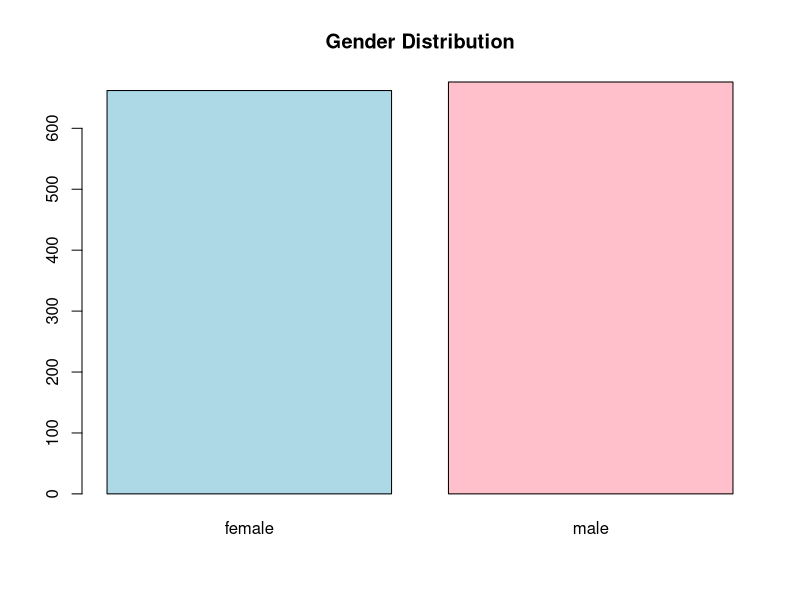
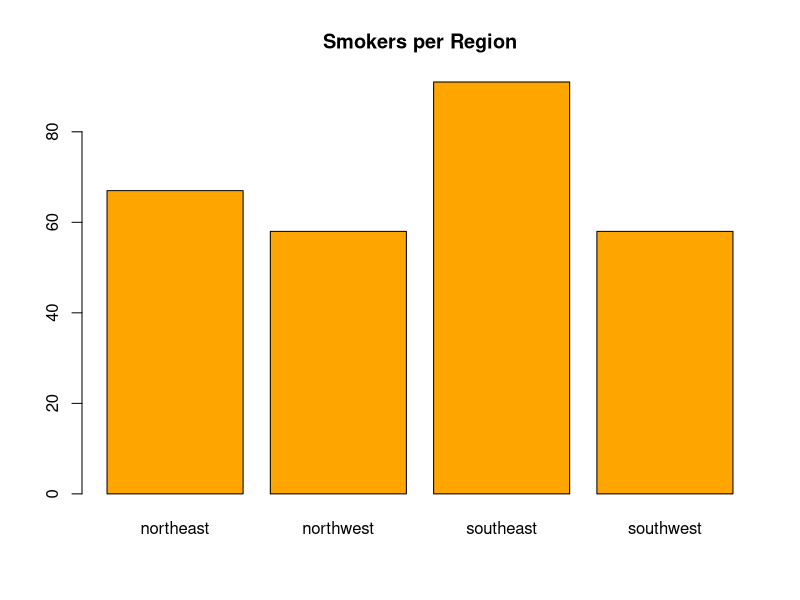
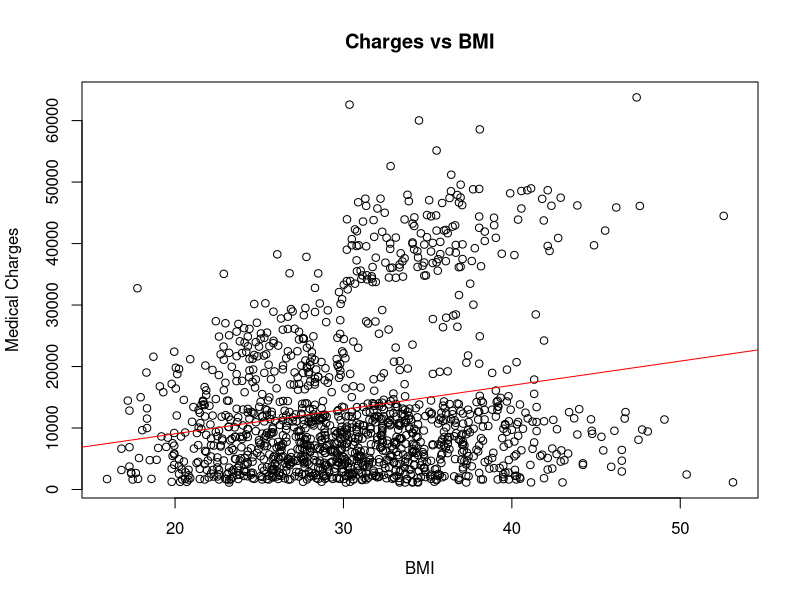
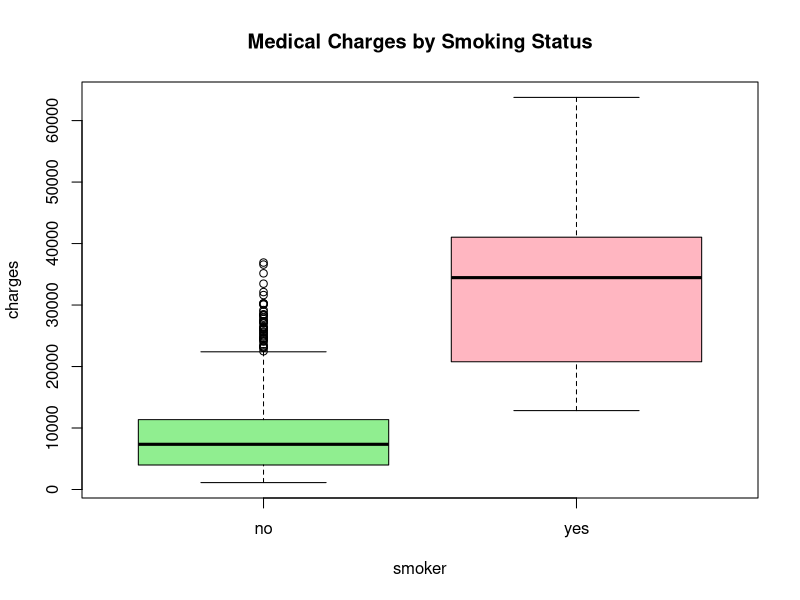

Source code (R) for these figures, in order:
# Load the dataset
medical_data <- read.csv("medical.csv")

# Question 1: Check for duplicates
cat("Question 1: Number of duplicate rows:\n")
num_duplicates <- sum(duplicated(medical_data))
cat(num_duplicates, "\n\n")

# Question 2: Count males and females
cat("Question 2: Gender count:\n")
gender_counts <- table(medical_data$sex)
print(gender_counts)
cat("\n")

# Question 3: Count smokers and non-smokers
cat("Question 3: Smokers vs Non-smokers:\n")
smoker_counts <- table(medical_data$smoker)
print(smoker_counts)
cat("\n")

# Question 4: Average charges for smokers vs non-smokers
cat("Question 4: Average charges for smokers vs non-smokers:\n")
avg_smokers <- mean(medical_data$charges[medical_data$smoker == "yes"])
avg_nonsmokers <- mean(medical_data$charges[medical_data$smoker == "no"])
cat("Smokers:", avg_smokers, "\nNon-smokers:", avg_nonsmokers, "\n\n")

# Question 5: Person who paid the most and the least
cat("Question 5: Person who paid the most and the least:\n")
max_charge_index <- which.max(medical_data$charges)
min_charge_index <- which.min(medical_data$charges)
cat("Max charges:\n")
print(medical_data[max_charge_index, ])
cat("Min charges:\n")
print(medical_data[min_charge_index, ])
cat("\n")

# Question 6: Number of adults (age ≥18) and children
cat("Question 6: Number of adults and children:\n")
adults <- sum(medical_data$age >= 18)
children <- sum(medical_data$age < 18)
cat("Adults:", adults, "\nChildren:", children, "\n\n")

# Question 7: Average BMI by region
cat("Question 7: Average BMI by region:\n")
regions <- unique(medical_data$region)
for (r in regions) {
  avg_bmi <- mean(medical_data$bmi[medical_data$region == r])
  cat(r, ":", avg_bmi, "\n")
}
cat("\n")

# Question 8: Bar plot of male vs female
cat("Question 8: Gender distribution bar plot:\n")
barplot(gender_counts, main = "Gender Distribution", col = c("lightblue", "pink"))
cat("\n")

# Question 9: Bar plot of smokers by region
cat("Question 9: Smokers per region bar plot:\n")
smokers_by_region <- table(medical_data$region[medical_data$smoker == "yes"])
barplot(smokers_by_region, main = "Smokers per Region", col = "orange")
cat("\n")

# Question 10: Average charges for male smokers vs female smokers
cat("Question 10: Avg charges for male vs female smokers:\n")
male_smokers <- medical_data$charges[medical_data$sex == "male" & medical_data$smoker == "yes"]
female_smokers <- medical_data$charges[medical_data$sex == "female" & medical_data$smoker == "yes"]
cat("Male smokers:", mean(male_smokers), "\nFemale smokers:", mean(female_smokers), "\n\n")

# Question 11: Number of obese individuals (BMI ≥ 30)
cat("Question 11: Number of obese individuals (BMI ≥ 30):\n")
obese_count <- sum(medical_data$bmi >= 30)
cat("Obese people:", obese_count, "\n\n")

# Question 12: Recommend region with lowest average charges
cat("Question 12: Best region to move to for lower medical charges:\n")
avg_charges_by_region <- tapply(medical_data$charges, medical_data$region, mean)
best_region <- names(which.min(avg_charges_by_region))
cat("Recommended region:", best_region, "with average charges of", avg_charges_by_region[best_region], "\n\n")

# Question 13: Average charges for people with children vs without children
cat("Question 13: Average charges for people with children vs without:\n")
with_children <- mean(medical_data$charges[medical_data$children > 0])
without_children <- mean(medical_data$charges[medical_data$children == 0])
cat("With children:", with_children, "\nWithout children:", without_children, "\n\n")

# Question 14: Correlation between age, bmi, children, and charges
cat("Question 14: Correlation matrix:\n")
cor_matrix <- cor(medical_data[, c("age", "bmi", "children", "charges")])
print(round(cor_matrix, 3))

# Question 15: T-test for charges between smokers and non-smokers
cat("Question 15: T-test for charges smoker vs non-smoker:\n")
t_test_result <- t.test(charges ~ smoker, data = medical_data)
print(t_test_result)


# Question 16: Simple linear regression predicting charges
cat("Question 16: Linear regression summary (charges ~ bmi + age + smoker):\n")
medical_data$smoker_flag <- ifelse(medical_data$smoker == "yes", 1, 0)  # numeric smoker variable
lm_model <- lm(charges ~ bmi + age + smoker_flag, data = medical_data)
print(summary(lm_model))

# Question 17: Scatter plot with regression line (charges vs bmi)
cat("Question 17: Scatter plot of Charges vs BMI with regression line\n")
plot(medical_data$bmi, medical_data$charges,
     xlab = "BMI", ylab = "Medical Charges",
     main = "Charges vs BMI")
abline(lm(charges ~ bmi, data = medical_data), col = "red")

# Question 18: Boxplot of charges by smoker status
cat("Question 18: Boxplot of charges by smoker status\n")
boxplot(charges ~ smoker, data = medical_data,
        main = "Medical Charges by Smoking Status",
        col = c("lightgreen", "lightpink"))


# Question 19: Create BMI categories and show counts
cat("Question 19: BMI categories:\n")
medical_data$bmi_category <- cut(medical_data$bmi, 
                                 breaks = c(-Inf,18.5,25,30,35,40,Inf),
                                 labels = c("Underweight","Normal","Overweight","Obese","Severely Obese","Morbidly Obese"))
print(table(medical_data$bmi_category))


# Question 20: Average charges by BMI category, smoker, and sex (grouped summary)
cat("Question 20: Average charges by BMI category, smoker, and sex:\n")
avg_charges_grouped <- aggregate(charges ~ bmi_category + smoker + sex, data = medical_data, mean)
print(avg_charges_grouped)

# Question 21: Percent increase in charges for smokers compared to non-smokers
cat("Question 21: Percent increase in average charges for smokers vs non-smokers:\n")
percent_increase <- ((avg_smokers - avg_nonsmokers) / avg_nonsmokers) * 100
cat(round(percent_increase, 2), "%\n\n")

# Question 22: Average charges by number of children
cat("Question 22: Average charges by number of children:\n")
avg_charges_children <- aggregate(charges ~ children, data = medical_data, mean)
print(avg_charges_children)


# End of script
